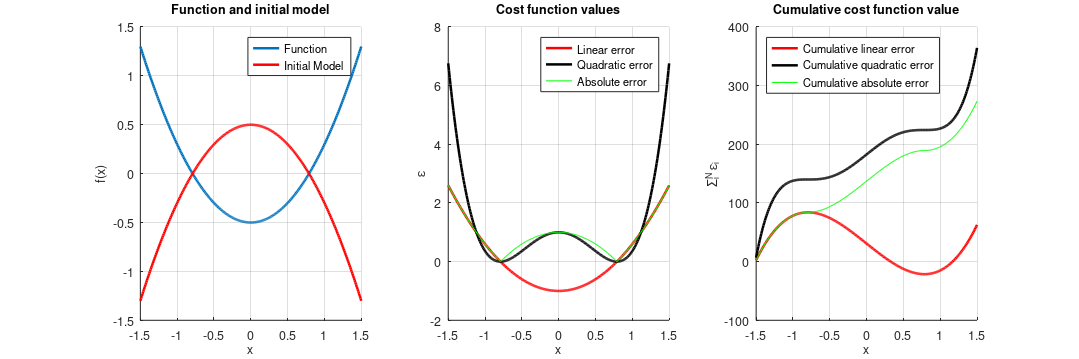

Reproduce this figure in MATLAB.

close all;

printfigs = 1;
figpath = '';


% data locations series
x = (-1.5:.01:1.5)';

% regressor matrix (model structure!)
X = [x.^2 x ones(size(x))];


% Objective function parameters
A = 0.8;
B = 0;
C = -0.5;
Func = X * [A; B; C];

% Initial (very bad) estimate of Func
A0 = -0.8;
B0 = 0;
C0 = 0.5;
InitialModel = X * [A0; B0; C0];

%%%%%%%%%%%%%%%%%%%%%%%%%%%%%%%%%%%%%%%%%%%%%%%%%%%%%%%%%%%%%%%%%%%%%%%%%%%%%%%%%%%%%%%
% Initial model quality assessement
%%%%%%%%%%%%%%%%%%%%%%%%%%%%%%%%%%%%%%%%%%%%%%%%%%%%%%%%%%%%%%%%%%%%%%%%%%%%%%%%%%%%%%%

% linear error
err1 = Func-InitialModel;
% quadratic error
err2 = (Func-InitialModel).^2;
% absolute error
err3 = abs(Func-InitialModel);

% linear cost function
costfn1 = sum(err1);
% quadratic cost function
costfn2 = sum(err2);


% running linear cost function
costfn1run = cumsum(err1);
% running quadratic cost function
costfn2run = cumsum(err2);
% running abs cost function
costfn3run = cumsum(err3);



fprintf('Initial model linear cost function value: %2.2f\n', costfn1);
fprintf('Initial model quadratic cost function value: %2.2f\n', costfn2);


%%%%%%%%%%%%%%%%%%%%%%%%%%%%%%%%%%%%%%%%%%%%%%%%%%%%%%%%%%%%%%%%%%%%%%%%%%%%%%%%%%%%%%%
% Model estimation
%%%%%%%%%%%%%%%%%%%%%%%%%%%%%%%%%%%%%%%%%%%%%%%%%%%%%%%%%%%%%%%%%%%%%%%%%%%%%%%%%%%%%%%

% Linear cost function optimization
params1 = fminsearch(@(c)sum((Func - X*c)), [A0; B0; C0]); % quadratic cost function
% Evaluate Least Squares Model
Model1 = X*params1;

% Quadratic cost function optimization
params2 = fminsearch(@(c)sum((Func - X*c).^2), [A0; B0; C0]); % quadratic cost function
% params2 = fminsearch(@(c)sum(sign(Func - X*c)), [A0; B0; C0]); % signum cost function
% params2 = fminsearch(@(c)sum(abs(Func - X*c)), [A0; B0; C0]); % absolute value cost function

% Evaluate Least Squares Model
Model2 = X*params2;

% print results
fprintf('Expected results for objective function: A = %2.2f, B = %2.2f, C = %2.2f\n', A, B, C);
fprintf('Linear cost function optimization results: A = %d, B = %d, C = %d\n', params1(1), params1(2), params1(3));
fprintf('Quadratic cost function optimization results: A = %2.2f, B = %2.2f, C = %2.2f\n', params2(1), params2(2), params2(3));

%%%%%%%%%%%%%%%%%%%%%%%%%%%%%%%%%%%%%%%%%%%%%%%%%%%%%%%%%%%%%%%%%%%%%%%%%%%%%%%%%%%%%%%
% Plotting
%%%%%%%%%%%%%%%%%%%%%%%%%%%%%%%%%%%%%%%%%%%%%%%%%%%%%%%%%%%%%%%%%%%%%%%%%%%%%%%%%%%%%%%
%%
close all;

plotID = 1001;
figure(plotID);
set(plotID, 'Position', [50 200 1200 400], 'defaultaxesfontsize', 10, 'defaulttextfontsize', 10, 'PaperPositionMode', 'auto');
subplot(1,3,1);
hold on;
grid on;
plot(x, Func, 'linewidth', 2);
plot(x, InitialModel, 'r', 'linewidth', 2);
xlabel('x');
ylabel('f(x)');
title('Function and initial model');
legend('Function', 'Initial Model', 'Location', 'northeast');
subplot(1,3,2);
hold on;
grid on;
plot(x, err1, 'r', 'linewidth', 2);
plot(x, err2, 'k', 'linewidth', 2);
plot(x, err3, 'g');
xlabel('x');
ylabel('\epsilon');
title('Cost function values');
legend('Linear error', 'Quadratic error', 'Absolute error', 'Location', 'northeast');
subplot(1,3,3);
hold on;
grid on;
plot(x, costfn1run, 'r', 'linewidth', 2);
plot(x, costfn2run, 'k', 'linewidth', 2);
plot(x, costfn3run, 'g');
xlabel('x');
ylabel('\Sigma_i^N \epsilon_i');
title('Cumulative cost function value');
legend('Cumulative linear error', 'Cumulative quadratic error', 'Cumulative absolute error', 'Location', 'northwest');
if (printfigs == 1)
    fpath = sprintf('fig_democostfn');
    savefname = strcat(figpath, fpath);
    print(plotID, '-dpng', '-r300', savefname);
end

% plotID = 1002;
% figure(plotID);
% set(plotID, 'Position', [50 600 800 400], 'defaultaxesfontsize', 10, 'defaulttextfontsize', 10, 'PaperPositionMode', 'auto');
% subplot(1,2,1);
% hold on;
% grid on;
% plot(x, Func, 'linewidth', 3);
% plot(x, Model1, 'r', 'linewidth', 1);
% xlabel('x');
% ylabel('f(x)');
% title('Function and Model');
% legend('Function', 'Model (lin. cost fn.)', 'Location', 'northeast');
% subplot(1,2,2);
% hold on;
% grid on;
% plot(x, Func, 'linewidth', 3);
% plot(x, Model2, 'r', 'linewidth', 1);
% xlabel('x');
% ylabel('f(x)');
% title('Function and Model');
% legend('Function', 'Model (quad. cost fn.)', 'Location', 'northeast');
% if (printfigs == 1)
%     fpath = sprintf('fig_democostfnAbs');
%     savefname = strcat(figpath, fpath);
%     print(plotID, '-dpng', '-r300', savefname);
% end

% 
% plotID = 2001;
% figure(plotID);
% set(plotID, 'Position', [800 200 800 400], 'defaultaxesfontsize', 10, 'defaulttextfontsize', 10, 'PaperPositionMode', 'auto');
% subplot(1,2,1);
% hold on;
% grid on;
% plot(x, Func, 'linewidth', 3);
% plot(x, Model1, 'r', 'linewidth', 1);
% xlabel('x');
% ylabel('f(x)');
% title('Function and Model');
% legend('Function', 'Model (lin. cost fn.)', 'Location', 'northeast');
% subplot(1,2,2);
% hold on;
% grid on;
% plot(x, Func, 'linewidth', 3);
% plot(x, Model2, 'r', 'linewidth', 1);
% xlabel('x');
% ylabel('f(x)');
% title('Function and Model');
% legend('Function', 'Model (quad. cost fn.)', 'Location', 'northeast');
% if (printfigs == 1)
%     fpath = sprintf('fig_democostfnAbs');
%     savefname = strcat(figpath, fpath);
%     print(plotID, '-dpng', '-r300', savefname);
% end


